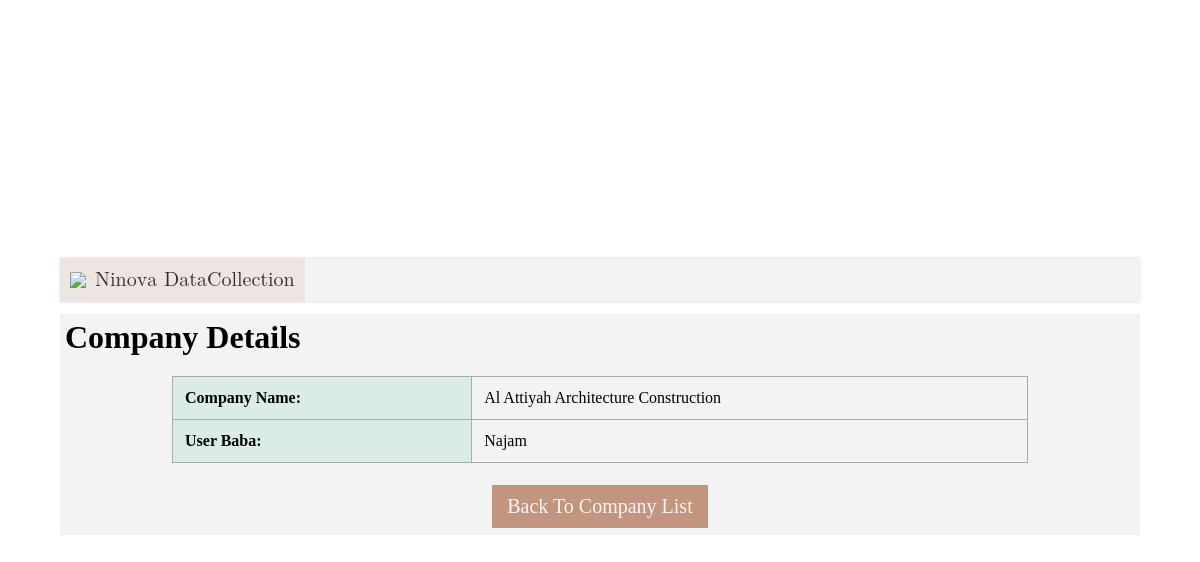
The app's page /company_detail/1/, older data.
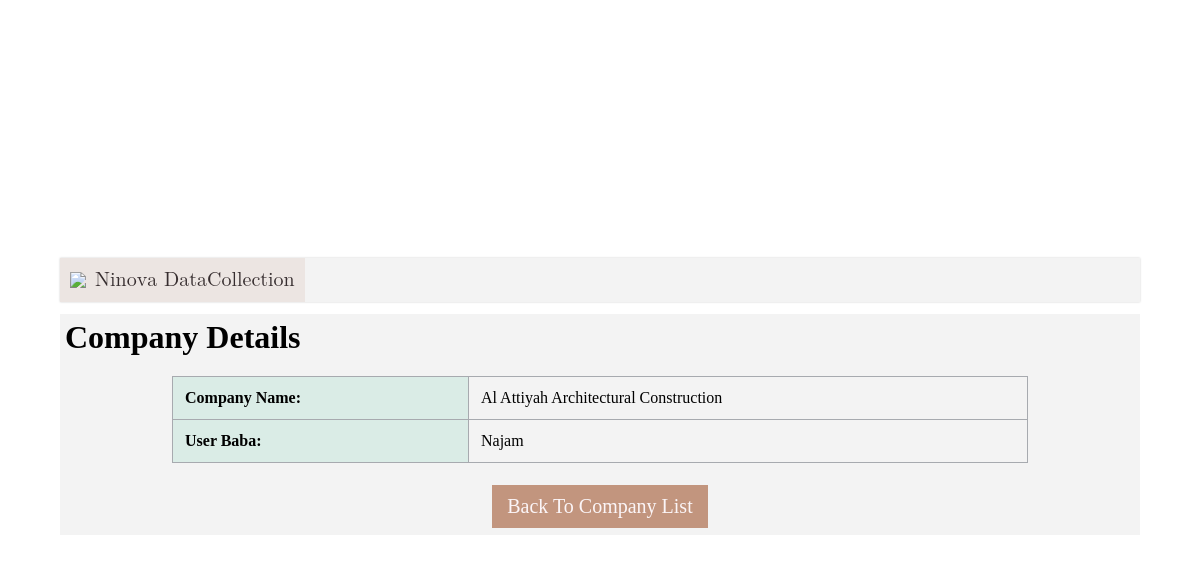
The same page, newer data.
### app/models.py (models this page shows)
class Company(models.Model):
    user_baba = models.ForeignKey(User, on_delete=models.CASCADE, null=True)
    company = models.CharField(max_length=70)
    logo = models.ImageField(upload_to='company_logos/')  # Add this field for the company logo
    def __str__(self):
        return self.company

### app/views.py (the view)
# urls.py: path('company_detail/<int:company_id>/', views.company_detail, name='company_detail'),
def company_detail(request, company_id):
    companies = Company.objects.all()
    print(companies)
    company = get_object_or_404(Company, id=company_id)
    return render(request, 'app/company_detail.html', {'company': company, 'companies': companies})

### app/templates/app/company_detail.html
{% extends "app/base.html" %}
{% block content %}
    <h1>Company Details</h1>
    <table>
        <tr>
            <th>Company Name:</th>
            <td>{{ company.company }}</td>
        </tr>
        <tr>
            <th>User Baba:</th>
            <td>{{ company.user_baba.username }}</td>
        </tr>
    </table>
    <div style="display: flex;justify-content: center;">
        <a class="mybutton" href="{% url 'company_list' %}">Back to Company List</a>
    </div>
    {% endblock content %}

Row changes from the older to the newer data that the page shows:
changed Company "Najam": company "Al Attiyah Architecture Construction" → "Al Attiyah Architectural Construction"
